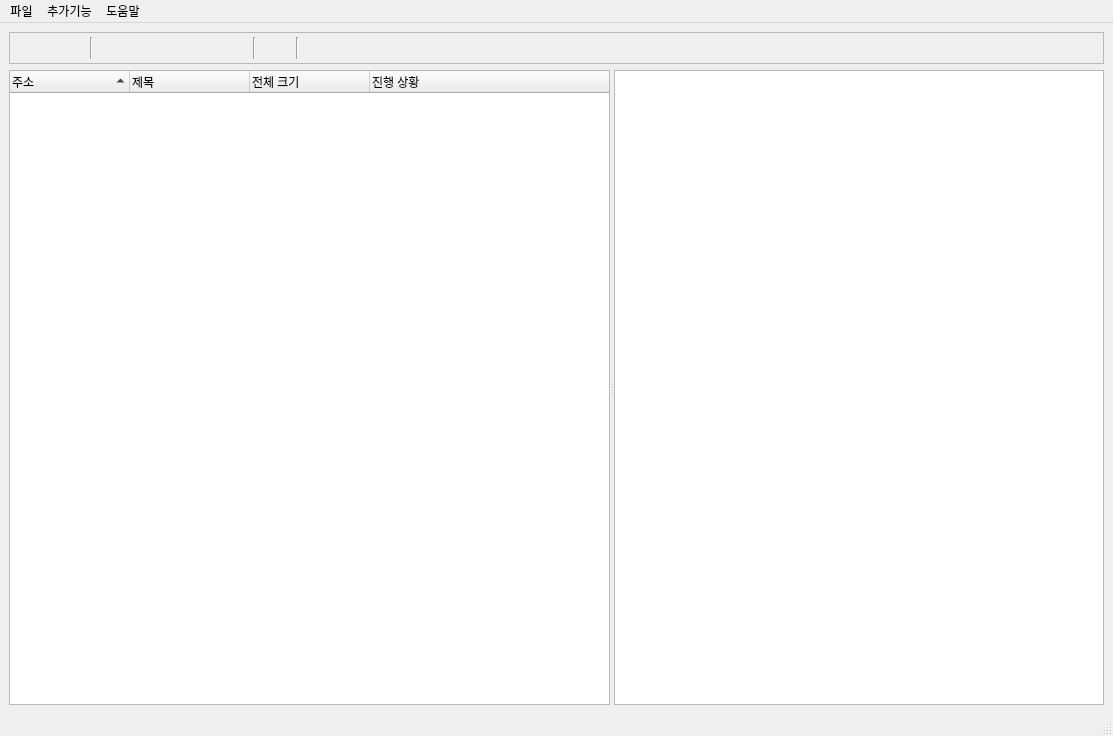
<?xml version="1.0" encoding="UTF-8"?>
<ui version="4.0">
 <class>mainWindow</class>
 <widget class="QMainWindow" name="mainWindow">
  <property name="geometry">
   <rect>
    <x>0</x>
    <y>0</y>
    <width>1113</width>
    <height>736</height>
   </rect>
  </property>
  <property name="sizePolicy">
   <sizepolicy hsizetype="Fixed" vsizetype="Fixed">
    <horstretch>0</horstretch>
    <verstretch>0</verstretch>
   </sizepolicy>
  </property>
  <property name="windowTitle">
   <string>짤 다운로더</string>
  </property>
  <property name="windowIcon">
   <iconset>
    <normaloff>icons/main.png</normaloff>icons/main.png</iconset>
  </property>
  <property name="autoFillBackground">
   <bool>true</bool>
  </property>
  <widget class="QWidget" name="centralwidget">
   <property name="sizePolicy">
    <sizepolicy hsizetype="Preferred" vsizetype="Preferred">
     <horstretch>0</horstretch>
     <verstretch>0</verstretch>
    </sizepolicy>
   </property>
   <layout class="QGridLayout" name="gridLayout_2">
    <item row="0" column="0">
     <widget class="QFrame" name="frame">
      <property name="maximumSize">
       <size>
        <width>16777215</width>
        <height>32</height>
       </size>
      </property>
      <property name="frameShape">
       <enum>QFrame::StyledPanel</enum>
      </property>
      <property name="frameShadow">
       <enum>QFrame::Raised</enum>
      </property>
      <layout class="QGridLayout" name="gridLayout">
       <property name="leftMargin">
        <number>0</number>
       </property>
       <property name="topMargin">
        <number>0</number>
       </property>
       <property name="rightMargin">
        <number>0</number>
       </property>
       <property name="bottomMargin">
        <number>0</number>
       </property>
       <property name="spacing">
        <number>0</number>
       </property>
       <item row="0" column="0">
        <widget class="QPushButton" name="loadButton">
         <property name="sizePolicy">
          <sizepolicy hsizetype="Fixed" vsizetype="Fixed">
           <horstretch>0</horstretch>
           <verstretch>0</verstretch>
          </sizepolicy>
         </property>
         <property name="toolTip">
          <string>&lt;html&gt;&lt;head/&gt;&lt;body&gt;&lt;p&gt;작업 불러오기&lt;/p&gt;&lt;/body&gt;&lt;/html&gt;</string>
         </property>
         <property name="text">
          <string/>
         </property>
         <property name="icon">
          <iconset>
           <normaloff>icons/icons8-open-50.png</normaloff>icons/icons8-open-50.png</iconset>
         </property>
         <property name="iconSize">
          <size>
           <width>30</width>
           <height>30</height>
          </size>
         </property>
         <property name="flat">
          <bool>true</bool>
         </property>
        </widget>
       </item>
       <item row="0" column="1">
        <widget class="QPushButton" name="saveButton">
         <property name="sizePolicy">
          <sizepolicy hsizetype="Fixed" vsizetype="Fixed">
           <horstretch>0</horstretch>
           <verstretch>0</verstretch>
          </sizepolicy>
         </property>
         <property name="toolTip">
          <string>&lt;html&gt;&lt;head/&gt;&lt;body&gt;&lt;p&gt;작업 저장하기&lt;/p&gt;&lt;/body&gt;&lt;/html&gt;</string>
         </property>
         <property name="text">
          <string/>
         </property>
         <property name="icon">
          <iconset>
           <normaloff>icons/icons8-save-as-50.png</normaloff>icons/icons8-save-as-50.png</iconset>
         </property>
         <property name="iconSize">
          <size>
           <width>30</width>
           <height>30</height>
          </size>
         </property>
         <property name="flat">
          <bool>true</bool>
         </property>
        </widget>
       </item>
       <item row="0" column="2">
        <widget class="Line" name="line">
         <property name="orientation">
          <enum>Qt::Vertical</enum>
         </property>
        </widget>
       </item>
       <item row="0" column="3">
        <widget class="QPushButton" name="manualAddButton">
         <property name="sizePolicy">
          <sizepolicy hsizetype="Fixed" vsizetype="Fixed">
           <horstretch>0</horstretch>
           <verstretch>0</verstretch>
          </sizepolicy>
         </property>
         <property name="toolTip">
          <string>&lt;html&gt;&lt;head/&gt;&lt;body&gt;&lt;p&gt;개별 주소 추가하기&lt;/p&gt;&lt;/body&gt;&lt;/html&gt;</string>
         </property>
         <property name="text">
          <string/>
         </property>
         <property name="icon">
          <iconset>
           <normaloff>icons/icons8-plus-math-32.png</normaloff>icons/icons8-plus-math-32.png</iconset>
         </property>
         <property name="iconSize">
          <size>
           <width>30</width>
           <height>30</height>
          </size>
         </property>
         <property name="shortcut">
          <string>Return</string>
         </property>
         <property name="flat">
          <bool>true</bool>
         </property>
        </widget>
       </item>
       <item row="0" column="4">
        <widget class="QPushButton" name="autoAddButton">
         <property name="sizePolicy">
          <sizepolicy hsizetype="Fixed" vsizetype="Fixed">
           <horstretch>0</horstretch>
           <verstretch>0</verstretch>
          </sizepolicy>
         </property>
         <property name="toolTip">
          <string>&lt;html&gt;&lt;head/&gt;&lt;body&gt;&lt;p&gt;자동 주소 추가하기&lt;/p&gt;&lt;/body&gt;&lt;/html&gt;</string>
         </property>
         <property name="autoFillBackground">
          <bool>false</bool>
         </property>
         <property name="text">
          <string/>
         </property>
         <property name="icon">
          <iconset>
           <normaloff>icons/icons8-add-list-50.png</normaloff>icons/icons8-add-list-50.png</iconset>
         </property>
         <property name="iconSize">
          <size>
           <width>30</width>
           <height>30</height>
          </size>
         </property>
         <property name="flat">
          <bool>true</bool>
         </property>
        </widget>
       </item>
       <item row="0" column="5">
        <widget class="QPushButton" name="deleteButton">
         <property name="sizePolicy">
          <sizepolicy hsizetype="Fixed" vsizetype="Fixed">
           <horstretch>0</horstretch>
           <verstretch>0</verstretch>
          </sizepolicy>
         </property>
         <property name="toolTip">
          <string>&lt;html&gt;&lt;head/&gt;&lt;body&gt;&lt;p&gt;선택한 내역 지우기&lt;/p&gt;&lt;/body&gt;&lt;/html&gt;</string>
         </property>
         <property name="text">
          <string/>
         </property>
         <property name="icon">
          <iconset>
           <normaloff>icons/icons8-minus-24.png</normaloff>icons/icons8-minus-24.png</iconset>
         </property>
         <property name="iconSize">
          <size>
           <width>30</width>
           <height>30</height>
          </size>
         </property>
         <property name="flat">
          <bool>true</bool>
         </property>
        </widget>
       </item>
       <item row="0" column="6">
        <widget class="QPushButton" name="cleanButton">
         <property name="sizePolicy">
          <sizepolicy hsizetype="Fixed" vsizetype="Fixed">
           <horstretch>0</horstretch>
           <verstretch>0</verstretch>
          </sizepolicy>
         </property>
         <property name="toolTip">
          <string>&lt;html&gt;&lt;head/&gt;&lt;body&gt;&lt;p&gt;다운로드 완료한 내역 정라하기&lt;/p&gt;&lt;/body&gt;&lt;/html&gt;</string>
         </property>
         <property name="text">
          <string/>
         </property>
         <property name="icon">
          <iconset>
           <normaloff>icons/icons8-broom-50.png</normaloff>icons/icons8-broom-50.png</iconset>
         </property>
         <property name="iconSize">
          <size>
           <width>30</width>
           <height>30</height>
          </size>
         </property>
         <property name="flat">
          <bool>true</bool>
         </property>
        </widget>
       </item>
       <item row="0" column="7">
        <widget class="Line" name="line_2">
         <property name="orientation">
          <enum>Qt::Vertical</enum>
         </property>
        </widget>
       </item>
       <item row="0" column="8">
        <widget class="QPushButton" name="settingButton">
         <property name="sizePolicy">
          <sizepolicy hsizetype="Fixed" vsizetype="Fixed">
           <horstretch>0</horstretch>
           <verstretch>0</verstretch>
          </sizepolicy>
         </property>
         <property name="toolTip">
          <string>&lt;html&gt;&lt;head/&gt;&lt;body&gt;&lt;p&gt;설정&lt;/p&gt;&lt;/body&gt;&lt;/html&gt;</string>
         </property>
         <property name="text">
          <string/>
         </property>
         <property name="icon">
          <iconset>
           <normaloff>icons/icons8-tune-50.png</normaloff>icons/icons8-tune-50.png</iconset>
         </property>
         <property name="iconSize">
          <size>
           <width>30</width>
           <height>30</height>
          </size>
         </property>
         <property name="flat">
          <bool>true</bool>
         </property>
        </widget>
       </item>
       <item row="0" column="9">
        <widget class="Line" name="line_3">
         <property name="orientation">
          <enum>Qt::Vertical</enum>
         </property>
        </widget>
       </item>
       <item row="0" column="10">
        <widget class="QPushButton" name="executeButton">
         <property name="sizePolicy">
          <sizepolicy hsizetype="Fixed" vsizetype="Fixed">
           <horstretch>0</horstretch>
           <verstretch>0</verstretch>
          </sizepolicy>
         </property>
         <property name="toolTip">
          <string>&lt;html&gt;&lt;head/&gt;&lt;body&gt;&lt;p&gt;다운로드 시작&lt;/p&gt;&lt;/body&gt;&lt;/html&gt;</string>
         </property>
         <property name="text">
          <string/>
         </property>
         <property name="icon">
          <iconset>
           <normaloff>icons/icons8-play-filled-50.png</normaloff>
           <normalon>icons/icons8-stop-filled-50.png</normalon>icons/icons8-play-filled-50.png</iconset>
         </property>
         <property name="iconSize">
          <size>
           <width>30</width>
           <height>30</height>
          </size>
         </property>
         <property name="checkable">
          <bool>true</bool>
         </property>
         <property name="default">
          <bool>false</bool>
         </property>
         <property name="flat">
          <bool>true</bool>
         </property>
        </widget>
       </item>
       <item row="0" column="11">
        <widget class="QPushButton" name="folderButton">
         <property name="sizePolicy">
          <sizepolicy hsizetype="Fixed" vsizetype="Fixed">
           <horstretch>0</horstretch>
           <verstretch>0</verstretch>
          </sizepolicy>
         </property>
         <property name="toolTip">
          <string>&lt;html&gt;&lt;head/&gt;&lt;body&gt;&lt;p&gt;다운로드 폴더 열기&lt;/p&gt;&lt;/body&gt;&lt;/html&gt;</string>
         </property>
         <property name="text">
          <string/>
         </property>
         <property name="icon">
          <iconset>
           <normaloff>icons/icons8-view-50.png</normaloff>icons/icons8-view-50.png</iconset>
         </property>
         <property name="iconSize">
          <size>
           <width>30</width>
           <height>30</height>
          </size>
         </property>
         <property name="flat">
          <bool>true</bool>
         </property>
        </widget>
       </item>
       <item row="0" column="12">
        <spacer name="horizontalSpacer">
         <property name="orientation">
          <enum>Qt::Horizontal</enum>
         </property>
         <property name="sizeHint" stdset="0">
          <size>
           <width>40</width>
           <height>20</height>
          </size>
         </property>
        </spacer>
       </item>
      </layout>
     </widget>
    </item>
    <item row="1" column="0">
     <widget class="QSplitter" name="splitter">
      <property name="orientation">
       <enum>Qt::Horizontal</enum>
      </property>
      <widget class="QTreeWidget" name="treeWidget">
       <property name="sizePolicy">
        <sizepolicy hsizetype="Preferred" vsizetype="Preferred">
         <horstretch>0</horstretch>
         <verstretch>0</verstretch>
        </sizepolicy>
       </property>
       <property name="minimumSize">
        <size>
         <width>601</width>
         <height>0</height>
        </size>
       </property>
       <property name="autoFillBackground">
        <bool>true</bool>
       </property>
       <property name="horizontalScrollBarPolicy">
        <enum>Qt::ScrollBarAsNeeded</enum>
       </property>
       <property name="sizeAdjustPolicy">
        <enum>QAbstractScrollArea::AdjustIgnored</enum>
       </property>
       <property name="dragEnabled">
        <bool>true</bool>
       </property>
       <property name="dragDropMode">
        <enum>QAbstractItemView::DragOnly</enum>
       </property>
       <property name="selectionMode">
        <enum>QAbstractItemView::ExtendedSelection</enum>
       </property>
       <property name="sortingEnabled">
        <bool>true</bool>
       </property>
       <property name="animated">
        <bool>true</bool>
       </property>
       <property name="wordWrap">
        <bool>true</bool>
       </property>
       <attribute name="headerCascadingSectionResizes">
        <bool>true</bool>
       </attribute>
       <attribute name="headerDefaultSectionSize">
        <number>120</number>
       </attribute>
       <attribute name="headerHighlightSections">
        <bool>true</bool>
       </attribute>
       <attribute name="headerShowSortIndicator" stdset="0">
        <bool>true</bool>
       </attribute>
       <attribute name="headerStretchLastSection">
        <bool>true</bool>
       </attribute>
       <column>
        <property name="text">
         <string>주소</string>
        </property>
       </column>
       <column>
        <property name="text">
         <string>제목</string>
        </property>
       </column>
       <column>
        <property name="text">
         <string>전체 크기</string>
        </property>
       </column>
       <column>
        <property name="text">
         <string>진행 상황</string>
        </property>
       </column>
      </widget>
      <widget class="QGraphicsView" name="graphicsView">
       <property name="sizePolicy">
        <sizepolicy hsizetype="Ignored" vsizetype="Expanding">
         <horstretch>0</horstretch>
         <verstretch>0</verstretch>
        </sizepolicy>
       </property>
       <property name="verticalScrollBarPolicy">
        <enum>Qt::ScrollBarAlwaysOff</enum>
       </property>
       <property name="horizontalScrollBarPolicy">
        <enum>Qt::ScrollBarAlwaysOff</enum>
       </property>
       <property name="sizeAdjustPolicy">
        <enum>QAbstractScrollArea::AdjustIgnored</enum>
       </property>
       <property name="alignment">
        <set>Qt::AlignCenter</set>
       </property>
       <property name="dragMode">
        <enum>QGraphicsView::NoDrag</enum>
       </property>
      </widget>
     </widget>
    </item>
   </layout>
  </widget>
  <widget class="QMenuBar" name="menubar">
   <property name="geometry">
    <rect>
     <x>0</x>
     <y>0</y>
     <width>1113</width>
     <height>21</height>
    </rect>
   </property>
   <widget class="QMenu" name="menu">
    <property name="title">
     <string>파일</string>
    </property>
    <addaction name="actionload_list"/>
    <addaction name="actionsave_list"/>
    <addaction name="separator"/>
    <addaction name="actionsetting"/>
    <addaction name="separator"/>
    <addaction name="actionclose"/>
   </widget>
   <widget class="QMenu" name="menu_2">
    <property name="title">
     <string>도움말</string>
    </property>
    <addaction name="actionhelp"/>
    <addaction name="separator"/>
    <addaction name="actioninfo"/>
   </widget>
   <widget class="QMenu" name="menu_3">
    <property name="title">
     <string>추가기능</string>
    </property>
    <addaction name="actionduplicate"/>
    <addaction name="actionclassifier_link"/>
   </widget>
   <addaction name="menu"/>
   <addaction name="menu_3"/>
   <addaction name="menu_2"/>
  </widget>
  <widget class="QStatusBar" name="statusbar"/>
  <action name="actionload_list">
   <property name="text">
    <string>작업 불러오기</string>
   </property>
  </action>
  <action name="actionsave_list">
   <property name="text">
    <string>작업 저장하기</string>
   </property>
  </action>
  <action name="actionclose">
   <property name="text">
    <string>종료</string>
   </property>
  </action>
  <action name="actionhelp">
   <property name="text">
    <string>도움말</string>
   </property>
  </action>
  <action name="actioninfo">
   <property name="text">
    <string>짤 다운로더 정보</string>
   </property>
  </action>
  <action name="actionsetting">
   <property name="text">
    <string>설정</string>
   </property>
  </action>
  <action name="actionduplicate">
   <property name="text">
    <string>중복 짤 제거</string>
   </property>
  </action>
  <action name="actionclassifier_link">
   <property name="text">
    <string>얼굴 인식 분류 (링크)</string>
   </property>
  </action>
 </widget>
 <tabstops>
  <tabstop>treeWidget</tabstop>
 </tabstops>
 <resources/>
 <connections>
  <connection>
   <sender>actionclose</sender>
   <signal>triggered()</signal>
   <receiver>mainWindow</receiver>
   <slot>close()</slot>
   <hints>
    <hint type="sourcelabel">
     <x>-1</x>
     <y>-1</y>
    </hint>
    <hint type="destinationlabel">
     <x>539</x>
     <y>359</y>
    </hint>
   </hints>
  </connection>
 </connections>
</ui>
